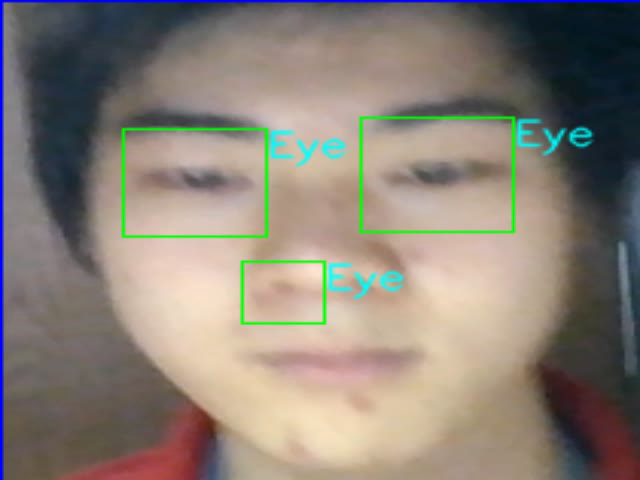
#> input picture frame 19 of face_tracking/face_tracking.avi, 640 x 480 px, given in place of the camera
$ python haar_cascade.py
#> lines starting #> are read from the running program, lines starting #| are printed output that depends on the picture; after the words box and inside, x2 and y2 are one past the last pixel; in counts of white or black regions, pixels touching at a corner belong together
import cv2
import numpy as np
import math

WRITE = False
WRITE_FACE = False

ESC_KEY = 27
LINE_WIDTH = 1

FONT = cv2.FONT_HERSHEY_SIMPLEX
FONT_WIDTH = 1
FONT_SCALE = 0.5
TEXT_HEIGHT = cv2.getTextSize('V', FONT, FONT_SCALE, FONT_WIDTH)[0][1]

OUTPUT_FPS = 10

def pythag_theorem(a, b):
    return int(math.sqrt(a * a + b * b))

phone_cascade = cv2.CascadeClassifier('haar_cascades/victorphone_cascade.xml')
eye_cascade = cv2.CascadeClassifier('haar_cascades/haarcascade_eye.xml')
face_cascade = cv2.CascadeClassifier('haar_cascades/haarcascade_frontalface_default.xml')

vid_capture = cv2.VideoCapture(0)

if not vid_capture.isOpened():
    print("Unable to open camera feed")

image_width = int(vid_capture.get(3))
image_height = int(vid_capture.get(4))

if (WRITE):
    output = cv2.VideoWriter('output1.avi',
                          cv2.VideoWriter_fourcc('M', 'J', 'P', 'G'),
                          OUTPUT_FPS, (image_width, image_height))

if (WRITE_FACE):
    output_face = cv2.VideoWriter('face_tracking1.avi',
                                  cv2.VideoWriter_fourcc('M', 'J', 'P', 'G'),
                                  OUTPUT_FPS, (image_width, image_height))
while (True):
    ret, color_img = vid_capture.read()
#> color_img is the input picture: shape (480, 640, 3); mean B, G, R 118.9, 128.4, 137.6
    gray_img = cv2.cvtColor(color_img, cv2.COLOR_BGR2GRAY)
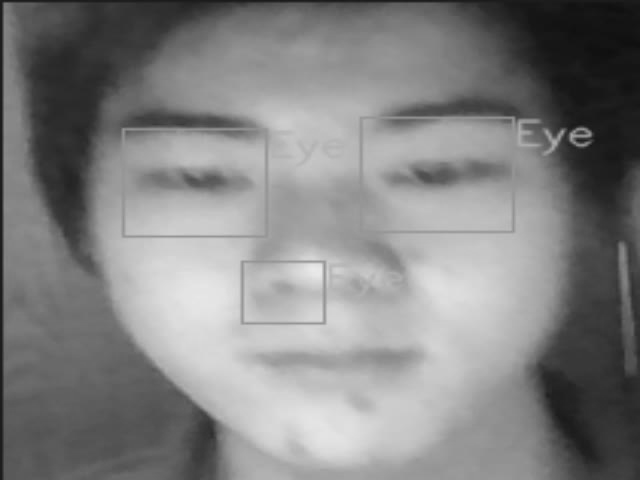
#> gray_img: shape (480, 640); min 15, max 234, mean 130

    phones = phone_cascade.detectMultiScale(gray_img, 1.3, 5)
#> phones = [[242, 94, 97, 193]]
    for (x, y, w, h) in phones:
         cv2.putText(color_img, 'Phone', (x + w, y + TEXT_HEIGHT),
                     FONT, FONT_SCALE, (255, 255, 0), FONT_WIDTH, cv2.LINE_AA)

         cv2.rectangle(color_img, (x, y), (x + w, y + h),
                       (255, 0, 0), LINE_WIDTH)
#> this loop made 1 pass
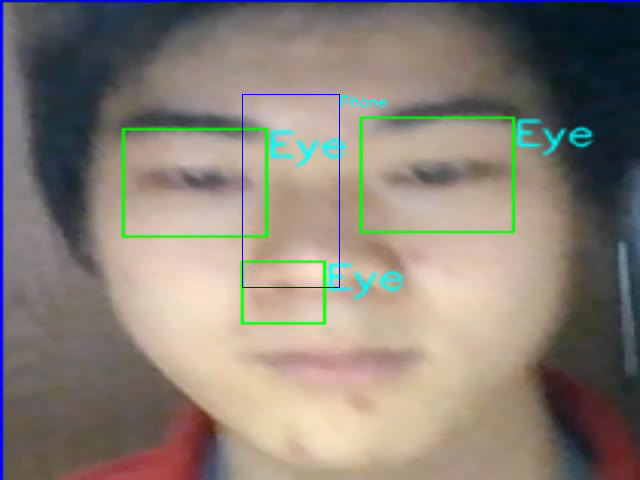
#> color_img: shape (480, 640, 3); 0.3% of pixels changed, all inside (x1, y1, x2, y2) = (242, 94, 388, 288)
    # detectMultiScale
    # depends on size of image and likelihood of finding target
    faces = face_cascade.detectMultiScale(gray_img, 1.3, 5)
#> faces = [[106, 31, 430, 430]]
    face_read = None

    for (x, y, w, h) in faces:
        # print('Faces', x, y)

        face_read = color_img[y:(y + h), x:(x + w)]

        cv2.putText(color_img, 'Face', (x + w, y + TEXT_HEIGHT),
                    FONT, FONT_SCALE, (255, 255, 0), FONT_WIDTH, cv2.LINE_AA)

        cv2.rectangle(color_img, (x, y), (x + w, y + h),
                      (255, 0, 0), LINE_WIDTH)
        # draw circle around region
        # cv2.circle(color_img, (x + w // 2, y + h // 2),
        #            pythag_theorem(w / 2, h / 2), (255, 0, 0), LINE_WIDTH)
        region_in_image_gray = gray_img[y:(y + h), x:(x + w)]
        region_in_image_color = color_img[y:(y + h), x:(x + w)][:]
        # print("color", (color_img))
        # print("gray", gray_img)

        eyes = eye_cascade.detectMultiScale(region_in_image_gray)
        for (ex, ey, ew, eh) in eyes:
            # print('Eyes', ex, ey)

            cv2.putText(region_in_image_color, 'Eye',
                        (ex + ew, ey + TEXT_HEIGHT),
                        FONT, FONT_SCALE, (255, 255, 0),
                        FONT_WIDTH, cv2.LINE_AA)

            cv2.rectangle(region_in_image_color, (ex, ey), (ex + ew, ey + eh),
                          (0, 255, 0), LINE_WIDTH)
#> this loop made 1 pass
#> pass 1, `face_read = color_img[y:(y + h), x:(x + w)]`:
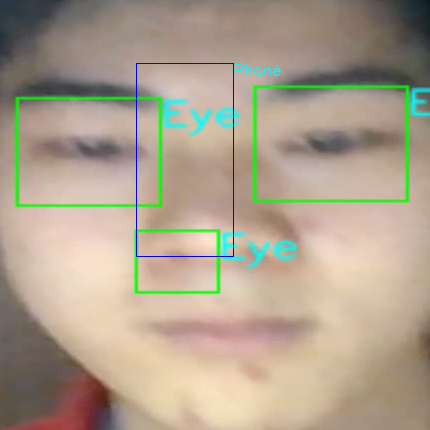
#> face_read: shape (430, 430, 3); mean B, G, R 142.1, 160.6, 173.6
#> pass 1, `region_in_image_gray = gray_img[y:(y + h), x:(x + w)]`:
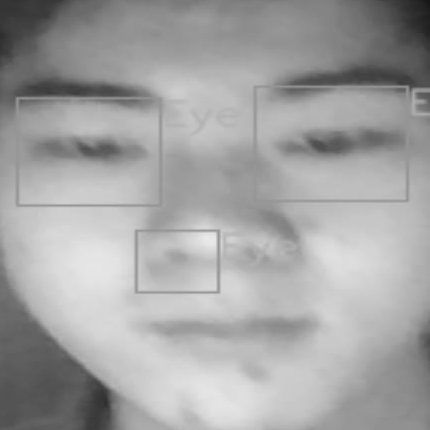
#> region_in_image_gray: shape (430, 430); min 23, max 234, mean 162.7
#> after the loop:
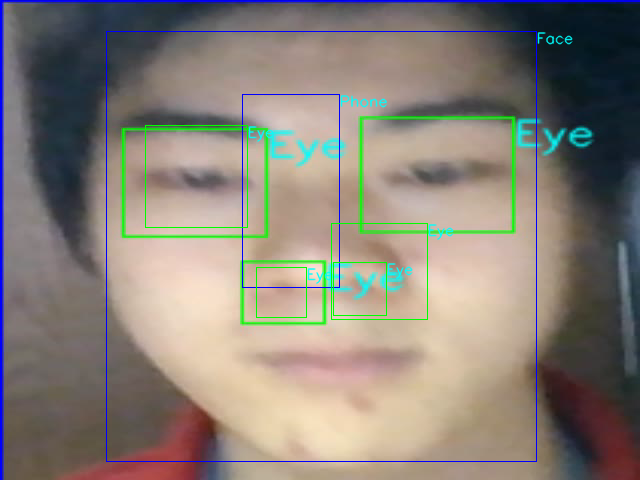
#> color_img: shape (480, 640, 3); 1.3% of pixels changed, all inside (x1, y1, x2, y2) = (106, 31, 573, 462)
#> after the loop:
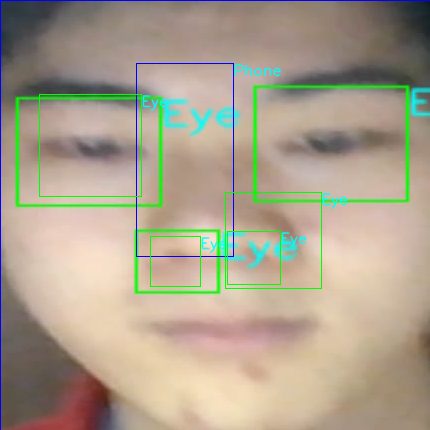
#> region_in_image_color: shape (430, 430, 3); mean B, G, R 142, 160.8, 171.6
            # draw circle around region
            # cv2.circle(region_in_image_color, (ex + ew // 2, ey + eh // 2),
            #            pythag_theorem(ew / 2, eh / 2), (0, 255, 0), LINE_WIDTH)

    if (WRITE):
        output.write(color_img)

    if (WRITE_FACE):
        # Video of last face detected
        if face_read is not None:
            resized_face = cv2.resize(face_read, (image_width, image_height))
            output_face.write(resized_face)

    cv2.imshow('Color Capture', color_img)
    key = cv2.waitKey(1) & 0xFF
#> (key Esc is pressed here)
    if (key == ESC_KEY):
        break

vid_capture.release()

if (WRITE):
    output.release()

if (WRITE_FACE):
    output_face.release()

cv2.destroyAllWindows()
